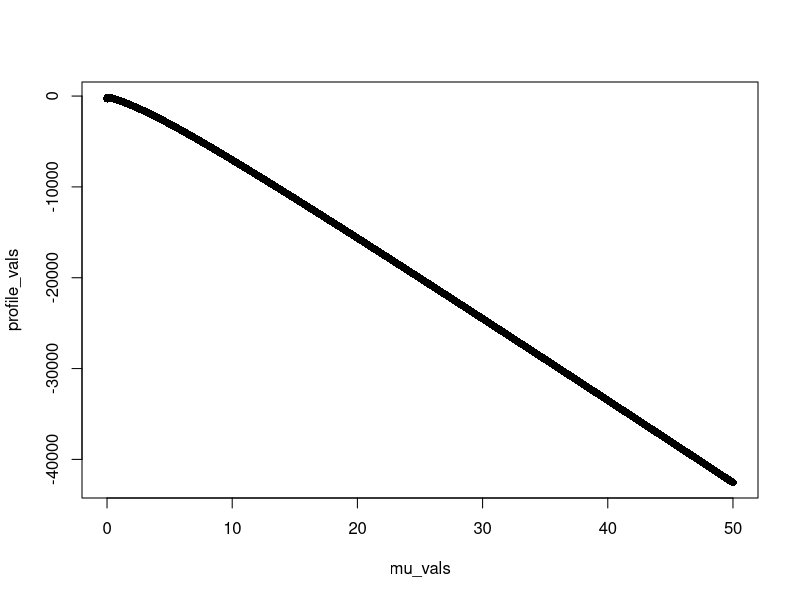
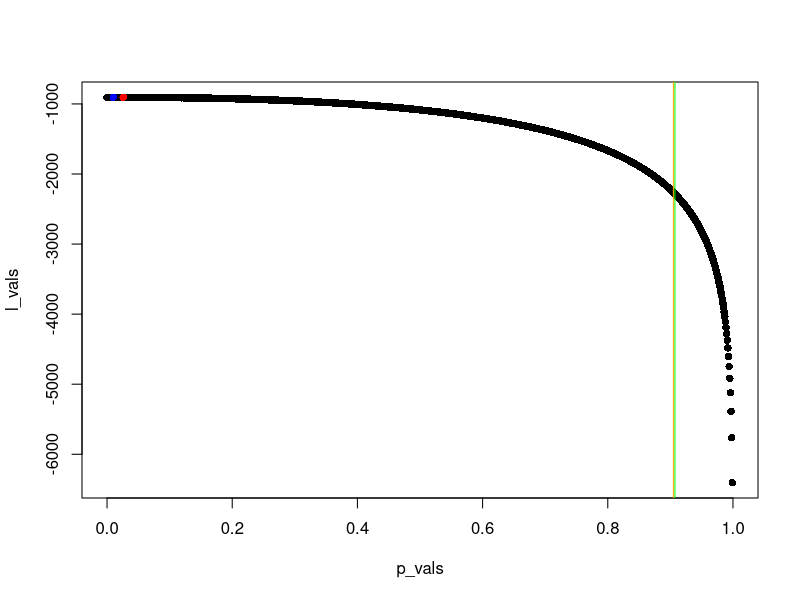

The R source for these figures, in order:
n <- 10000

mu <- 0.1

pi <- 0.01

u <- rbinom(n, 1, 1 - pi)
v <- rpois(n, mu)

y <- u * v

y_bar <- mean(y)

pi_bar <- mean(y == 0)

pi_bar < exp(-mu)

pi_hat <- (pi_bar - exp(-mu)) / (1 - exp(-mu))

l <- function(p) {
  n * pi_bar * log(p + (1 - p) * exp(-mu)) + n * (1 - pi_bar) * log(1 - p)
}

profile <- function(mu) {
  pi_hat <- (pi_bar - exp(-mu)) / (1 - exp(-mu))

  n *
    pi_bar *
    log(pi_hat + (1 - pi_hat) * exp(-mu)) +
    n * (1 - pi_bar) * (log(1 - pi_hat) - mu) +
    n * y_bar * log(mu)
}

profile2 <- function(mu) {
  -n * (1 - pi_bar) * (mu + log(1 - exp(-mu))) + n * y_bar * log(mu)
}


mu_vals <- seq(0.001, 50, 0.001)

profile_vals <- purrr::map_dbl(mu_vals, profile2)

plot(mu_vals, profile_vals, pch = 16)

p_vals <- seq(0, 1, 0.001)

l_vals <- purrr::map_dbl(p_vals, l)

plot(p_vals, l_vals, pch = 16)
points(pi_hat, l(pi_hat), col = "red", pch = 16)
points(pi, l(pi), col = "blue", pch = 16)
abline(v = pi_bar, col = "green")
abline(v = exp(-mu), col = "orange")


l(pi)
l(pi_hat)

p_vals[which.max(l_vals)]
